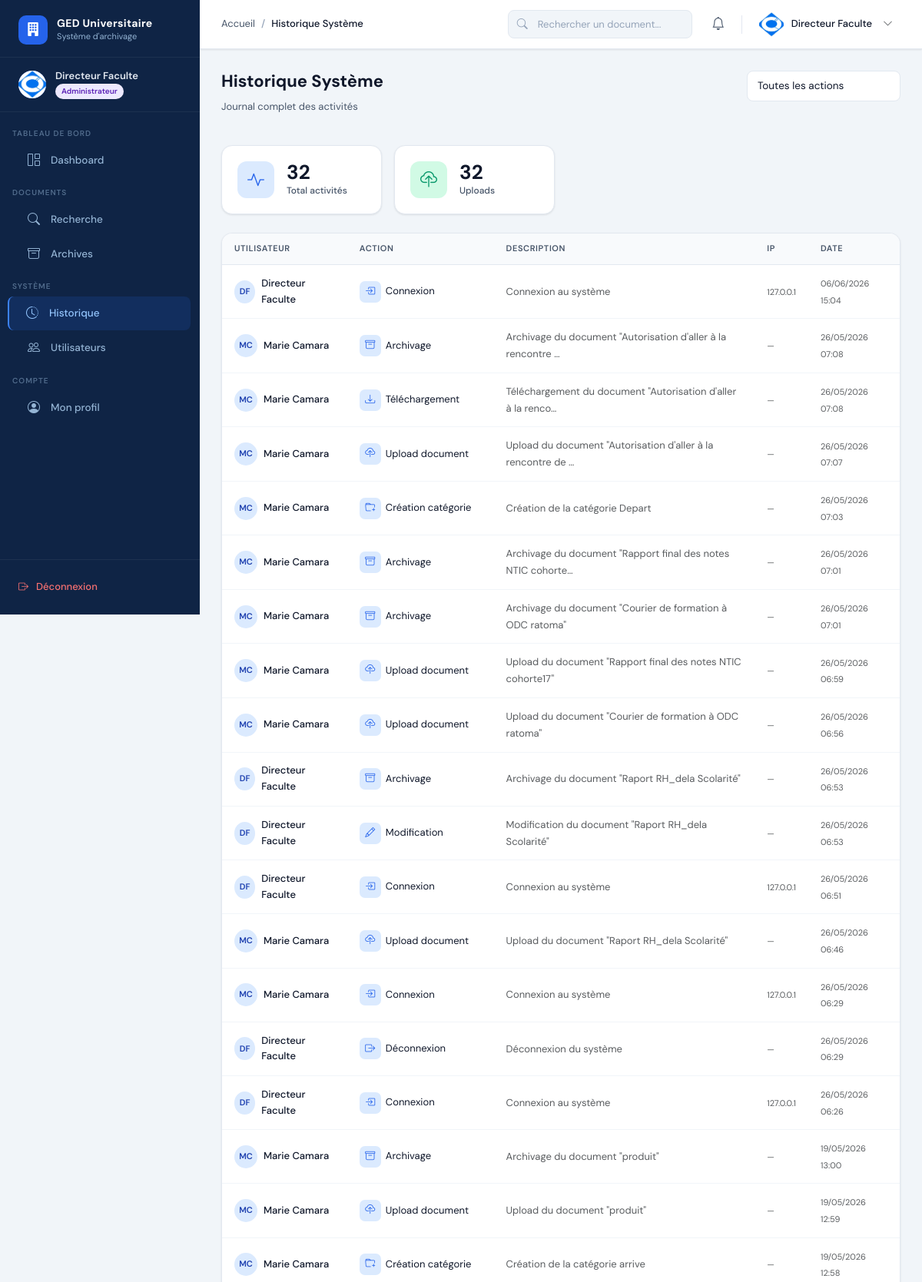
Page /historique/systeme/ (signed in, upper part) on the committed database.
### apps/accounts/models.py (models this page shows, shortened)
class User(AbstractUser):
    ROLE_CHOICES = [
        ('administrateur', 'Administrateur'),
        ('archiviste', 'Archiviste'),
    ]
    role = models.CharField(max_length=20, choices=ROLE_CHOICES, default='archiviste')
    photo = models.ImageField(upload_to='photos/', blank=True, null=True)
    telephone = models.CharField(max_length=20, blank=True)
    departement = models.CharField(max_length=100, blank=True)
    is_active = models.BooleanField(default=True)
    created_at = models.DateTimeField(auto_now_add=True)
    updated_at = models.DateTimeField(auto_now=True)
    def is_admin(self):
        return self.role == 'administrateur'
    class Meta:
        verbose_name = 'Utilisateur'
        verbose_name_plural = 'Utilisateurs'

### apps/historique/models.py (models this page shows, shortened)
class Historique(models.Model):
    ACTION_CHOICES = [
        ('connexion', 'Connexion'),
        ('deconnexion', 'Déconnexion'),
        ('upload', 'Upload document'),
        ('modification', 'Modification'),
        ('suppression', 'Suppression'),
        ('archivage', 'Archivage'),
        ('telechargement', 'Téléchargement'),
        ('creation_utilisateur', 'Création utilisateur'),
        ('modification_utilisateur', 'Modification utilisateur'),
        ('suppression_utilisateur', 'Suppression utilisateur'),
        ('creation_categorie', 'Création catégorie'),
        ('suppression_categorie', 'Suppression catégorie'),
        ('autre', 'Autre'),
    ]
    ICON_MAP = {
        'connexion': 'bi-box-arrow-in-right',
        'deconnexion': 'bi-box-arrow-right',
        'upload': 'bi-cloud-upload',
        'modification': 'bi-pencil',
        'suppression': 'bi-trash',
        'archivage': 'bi-archive',
        'telechargement': 'bi-download',
        'creation_utilisateur': 'bi-person-plus',
        'modification_utilisateur': 'bi-person-gear',
        'suppression_utilisateur': 'bi-person-x',
        'creation_categorie': 'bi-folder-plus',
        'suppression_categorie': 'bi-folder-x',
        'autre': 'bi-info-circle',
    }
    utilisateur = models.ForeignKey(settings.AUTH_USER_MODEL, on_delete=models.SET_NULL, null=True)
    action = models.CharField(max_length=50, choices=ACTION_CHOICES)
    description = models.TextField()
    ip_address = models.GenericIPAddressField(null=True, blank=True)
    created_at = models.DateTimeField(auto_now_add=True)
    def get_icon(self):
        return self.ICON_MAP.get(self.action, 'bi-info-circle')
    class Meta:
        verbose_name = 'Historique'
        ordering = ['-created_at']

### apps/historique/views.py (the view)
# urls.py: path('systeme/', views.historique_systeme, name='historique_systeme'),
@login_required
def historique_systeme(request):
    if not request.user.is_admin():
        from django.core.exceptions import PermissionDenied
        raise PermissionDenied
    logs = Historique.objects.select_related('utilisateur').all()
    action_filter = request.GET.get('action', '')
    if action_filter:
        logs = logs.filter(action=action_filter)
    return render(request, 'admin_ged/historique.html', {
        'logs': logs, 'action_filter': action_filter,
        'action_choices': Historique.ACTION_CHOICES
    })

### templates/admin_ged/historique.html (shortened to what this page needs)
{% extends 'base.html' %}
{% block breadcrumb %}<li class="breadcrumb-item active">Historique Système</li>{% endblock %}
{% block content %}
<div class="page-header">
  <div>
    <h1 class="page-title">Historique Système</h1>
    <p class="page-subtitle">Journal complet des activités</p>
  </div>
  <div class="page-actions">
    <form method="get" class="d-flex gap-2">
      <select name="action" class="form-select" style="width:200px;" onchange="this.form.submit()">
        <option value="">Toutes les actions</option>
      </select>
    </form>
  </div>
</div>
<div class="row g-3 mb-4">
  <div class="col-6 col-md-3">
    <div class="stat-card">
      <div class="stat-icon stat-icon-blue"><i class="bi bi-activity"></i></div>
      <div>
        <div class="stat-value">{{ logs.count }}</div>
        <div class="stat-label">Total activités</div>
      </div>
    </div>
  </div>
  <div class="col-6 col-md-3">
    <div class="stat-card">
      <div class="stat-icon stat-icon-green"><i class="bi bi-cloud-upload"></i></div>
      <div>
        <div class="stat-value">{{ logs|length }}</div>
        <div class="stat-label">Uploads</div>
      </div>
    </div>
  </div>
</div>
<div class="table-container">
  <table class="table mb-0">
    <thead>
      <tr>
        <th>Utilisateur</th>
        <th>Action</th>
        <th>Description</th>
        <th>IP</th>
        <th>Date</th>
      </tr>
    </thead>
    <tbody>
      {% for log in logs %}
      <tr>
        <td>
          <div style="display:flex;align-items:center;gap:8px;">
            {% if log.utilisateur %}
              <div style="width:30px;height:30px;border-radius:50%;background:#dbeafe;display:flex;align-items:center;justify-content:center;font-size:11px;font-weight:600;color:#1e40af;">
                {{ log.utilisateur.first_name|first|upper }}{{ log.utilisateur.last_name|first|upper }}
              </div>
              <span class="text-sm fw-500">{{ log.utilisateur.get_full_name|default:log.utilisateur.username }}</span>
            {% else %}
              <div style="width:30px;height:30px;border-radius:50%;background:#f1f5f9;display:flex;align-items:center;justify-content:center;font-size:11px;font-weight:600;color:#64748b;">
                S
              </div>
              <span class="text-sm fw-500 text-muted">Système / Supprimé</span>
            {% endif %}
          </div>
        </td>
        <td>
          <div style="display:flex;align-items:center;gap:6px;">
            <div
              style="width:28px;height:28px;border-radius:7px;background:#dbeafe;display:flex;align-items:center;justify-content:center;color:#2563eb;font-size:13px;">
              <i class="{{ log.get_icon }}"></i>
            </div><span class="text-sm">{{ log.get_action_display }}</span>
          </div>
        </td>
        <td><span class="text-sm text-muted">{{ log.description|truncatechars:60 }}</span></td>
        <td><span class="text-xs text-muted">{{ log.ip_address|default:"—" }}</span></td>
        <td><span class="text-xs text-muted">{{ log.created_at|date:"d/m/Y H:i" }}</span></td>
      </tr>
      {% endfor %}
    </tbody>
  </table>
</div>
{% endblock %}

### templates/base.html (shortened to what this page needs)
<!DOCTYPE html>
<html lang="fr">
<head>
  {% load static %}
  <link rel="stylesheet" href="https://cdn.jsdelivr.net/npm/bootstrap@5.3.2/dist/css/bootstrap.min.css">
  <link rel="stylesheet" href="https://cdn.jsdelivr.net/npm/bootstrap-icons@1.11.3/font/bootstrap-icons.min.css">
  <link rel="stylesheet" href="{% static 'css/main.css' %}">
</head>
<body>
<aside class="sidebar" id="sidebar">
  <a href="{% url 'dashboard' %}" class="sidebar-logo">
    <div class="sidebar-logo-icon"><i class="bi bi-building-fill"></i></div>
    <div class="sidebar-logo-text">
      <div class="brand">GED Universitaire</div>
      <div class="sub">Système d'archivage</div>
    </div>
  </a>
  <div class="sidebar-user">
    <div class="sidebar-user-avatar">
      {% if user.photo %}<img src="{{ user.photo.url }}" alt="">
      {% else %}{{ user.first_name|first|upper }}{{ user.last_name|first|upper }}
      {% endif %}
    </div>
    <div>
      <div class="sidebar-user-name">{{ user.get_full_name|default:user.username }}</div>
      <div class="sidebar-user-role">
        <span class="sidebar-badge {% if user.is_admin %}badge-admin{% else %}badge-archiviste{% endif %}">
          {{ user.get_role_display }}
        </span>
      </div>
    </div>
  </div>
  <nav class="sidebar-nav">
    {% if user.is_admin %}
      <div class="sidebar-section"><div class="sidebar-section-title">Tableau de bord</div></div>
      <a href="{% url 'dashboard' %}" class="sidebar-link {% if request.resolver_match.url_name == 'dashboard' %}active{% endif %}">
        <i class="bi bi-grid-1x2"></i> Dashboard
      </a>
      <div class="sidebar-section"><div class="sidebar-section-title">Documents</div></div>
      <a href="{% url 'recherche_documents' %}" class="sidebar-link {% if request.resolver_match.url_name == 'recherche_documents' %}active{% endif %}">
        <i class="bi bi-search"></i> Recherche
      </a>
      <a href="{% url 'consultation_archives' %}" class="sidebar-link {% if request.resolver_match.url_name == 'consultation_archives' %}active{% endif %}">
        <i class="bi bi-archive"></i> Archives
      </a>
      <div class="sidebar-section"><div class="sidebar-section-title">Système</div></div>
      <a href="{% url 'historique_systeme' %}" class="sidebar-link {% if request.resolver_match.url_name == 'historique_systeme' %}active{% endif %}">
        <i class="bi bi-clock-history"></i> Historique
      </a>
      <a href="{% url 'gestion_utilisateurs' %}" class="sidebar-link {% if request.resolver_match.url_name == 'gestion_utilisateurs' %}active{% endif %}">
        <i class="bi bi-people"></i> Utilisateurs
      </a>
    {% endif %}
    <div class="sidebar-section"><div class="sidebar-section-title">Compte</div></div>
    <a href="{% url 'profil' %}" class="sidebar-link {% if request.resolver_match.url_name == 'profil' %}active{% endif %}">
      <i class="bi bi-person-circle"></i> Mon profil
    </a>
  </nav>
  <div class="sidebar-footer">
    <a href="{% url 'deconnexion' %}" class="sidebar-logout">
      <i class="bi bi-box-arrow-right"></i> Déconnexion
    </a>
  </div>
</aside>
<div class="main-wrapper">
  <header class="top-navbar">
    <div class="navbar-breadcrumb">
      <nav aria-label="breadcrumb">
        <ol class="breadcrumb">
          <li class="breadcrumb-item"><a href="{% url 'dashboard' %}">Accueil</a></li>
          {% block breadcrumb %}{% endblock %}
        </ol>
      </nav>
    </div>
    <div class="navbar-search d-none d-md-flex">
      <i class="bi bi-search search-icon"></i>
      <form action="{% url 'recherche_documents' %}" method="get">
        <input type="text" name="q" placeholder="Rechercher un document..." class="form-control">
      </form>
    </div>
    <div class="navbar-actions">
      <div class="dropdown">
        <button class="navbar-btn position-relative" data-bs-toggle="dropdown" aria-expanded="false">
          <i class="bi bi-bell"></i>
        </button>
      </div>
      <div class="dropdown">
        <div class="navbar-user" data-bs-toggle="dropdown" style="cursor:pointer;">
          <div class="navbar-user-avatar">
            {% if user.photo %}<img src="{{ user.photo.url }}" alt="">
            {% else %}{{ user.first_name|first|upper }}{{ user.last_name|first|upper }}
            {% endif %}
          </div>
          <span class="navbar-user-name d-none d-lg-block">{{ user.get_full_name|default:user.username }}</span>
          <i class="bi bi-chevron-down text-sm text-muted d-none d-lg-block ms-1"></i>
        </div>
      </div>
    </div>
  </header>
  <main class="content-area">
    {% block content %}{% endblock %}
  </main>
</div>
</body>
</html>

### rows in the picture
User: photo (picture), get_full_name "Directeur Faculte", role "Administrateur"
Historique: utilisateur.first_name|first "D", utilisateur.last_name|first "F", utilisateur.get_full_name "Directeur Faculte", action "Connexion", description "Connexion au système", ip_address "127.0.0.1", created_at "06/06/2026 15:04"
Historique: utilisateur.first_name|first "M", utilisateur.last_name|first "C", utilisateur.get_full_name "Marie Camara", action "Archivage", description "Archivage du document \"Autorisation d'aller à la rencontre …", ip_address "—", created_at "26/05/2026 07:08"
Historique: utilisateur.first_name|first "M", utilisateur.last_name|first "C", utilisateur.get_full_name "Marie Camara", action "Téléchargement", description "Téléchargement du document \"Autorisation d'aller à la renco…", ip_address "—", created_at "26/05/2026 07:08"
Historique: utilisateur.first_name|first "M", utilisateur.last_name|first "C", utilisateur.get_full_name "Marie Camara", action "Upload document", description "Upload du document \"Autorisation d'aller à la rencontre de …", ip_address "—", created_at "26/05/2026 07:07"
Historique: utilisateur.first_name|first "M", utilisateur.last_name|first "C", utilisateur.get_full_name "Marie Camara", action "Création catégorie", description "Création de la catégorie Depart", ip_address "—", created_at "26/05/2026 07:03"
Historique: utilisateur.first_name|first "M", utilisateur.last_name|first "C", utilisateur.get_full_name "Marie Camara", action "Archivage", description "Archivage du document \"Rapport final des notes NTIC cohorte…", ip_address "—", created_at "26/05/2026 07:01"
Historique: utilisateur.first_name|first "M", utilisateur.last_name|first "C", utilisateur.get_full_name "Marie Camara", action "Archivage", description "Archivage du document \"Courier de formation à ODC ratoma\"", ip_address "—", created_at "26/05/2026 07:01"
Historique: utilisateur.first_name|first "M", utilisateur.last_name|first "C", utilisateur.get_full_name "Marie Camara", action "Upload document", description "Upload du document \"Rapport final des notes NTIC cohorte17\"", ip_address "—", created_at "26/05/2026 06:59"
Historique: utilisateur.first_name|first "M", utilisateur.last_name|first "C", utilisateur.get_full_name "Marie Camara", action "Upload document", description "Upload du document \"Courier de formation à ODC ratoma\"", ip_address "—", created_at "26/05/2026 06:56"
Historique: utilisateur.first_name|first "D", utilisateur.last_name|first "F", utilisateur.get_full_name "Directeur Faculte", action "Archivage", description "Archivage du document \"Raport RH_dela Scolarité\"", ip_address "—", created_at "26/05/2026 06:53"
Historique: utilisateur.first_name|first "D", utilisateur.last_name|first "F", utilisateur.get_full_name "Directeur Faculte", action "Modification", description "Modification du document \"Raport RH_dela Scolarité\"", ip_address "—", created_at "26/05/2026 06:53"
Historique: utilisateur.first_name|first "D", utilisateur.last_name|first "F", utilisateur.get_full_name "Directeur Faculte", action "Connexion", description "Connexion au système", ip_address "127.0.0.1", created_at "26/05/2026 06:51"
Historique: utilisateur.first_name|first "M", utilisateur.last_name|first "C", utilisateur.get_full_name "Marie Camara", action "Upload document", description "Upload du document \"Raport RH_dela Scolarité\"", ip_address "—", created_at "26/05/2026 06:46"
Historique: utilisateur.first_name|first "M", utilisateur.last_name|first "C", utilisateur.get_full_name "Marie Camara", action "Connexion", description "Connexion au système", ip_address "127.0.0.1", created_at "26/05/2026 06:29"
Historique: utilisateur.first_name|first "D", utilisateur.last_name|first "F", utilisateur.get_full_name "Directeur Faculte", action "Déconnexion", description "Déconnexion du système", ip_address "—", created_at "26/05/2026 06:29"
Historique: utilisateur.first_name|first "D", utilisateur.last_name|first "F", utilisateur.get_full_name "Directeur Faculte", action "Connexion", description "Connexion au système", ip_address "127.0.0.1", created_at "26/05/2026 06:26"
Historique: utilisateur.first_name|first "M", utilisateur.last_name|first "C", utilisateur.get_full_name "Marie Camara", action "Archivage", description "Archivage du document \"produit\"", ip_address "—", created_at "19/05/2026 13:00"
Historique: utilisateur.first_name|first "M", utilisateur.last_name|first "C", utilisateur.get_full_name "Marie Camara", action "Upload document", description "Upload du document \"produit\"", ip_address "—", created_at "19/05/2026 12:59"
Historique: utilisateur.first_name|first "M", utilisateur.last_name|first "C", utilisateur.get_full_name "Marie Camara", action "Création catégorie", description "Création de la catégorie arrive", ip_address "—", created_at "19/05/2026 12:58"

### other values in the picture
{{ logs.count }} "32"
{{ logs|length }} "32"
